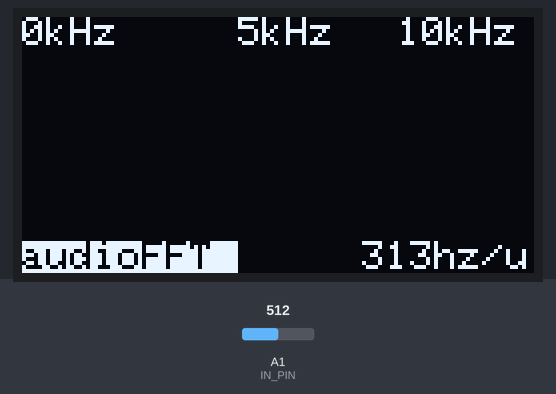
Simulated run of this sketch. Board: Arduino Uno, built with avr-gcc and run on an emulated ATmega328P. Shown: 128×64 one-colour display. The test bench sets the inputs (shaded band); at power-on: A1 (IN_PIN) = 512.

Above: at 0.2 s.

The sketch:

FFT-TEST.ino
```cpp
#include <arduinoFFT.h>

#include <Wire.h>
#include <Adafruit_GFX.h>
#include <Adafruit_SSD1306.h>
#include "math.h"

#define SCREEN_WIDTH 128 // OLED display width, in pixels
#define SCREEN_HEIGHT 64 // OLED display height, in pixels
#define IN_PIN        15 // Mic read pin
#define OLED_RESET     4 // Reset pin # (or -1 if sharing Arduino reset pin)
#define SCREEN_ADDRESS 0x3C // 0x3C for 128x64

#define SAMPLES 64  //N for N-point FFT
#define SAMPLING_FREQUENCY 20000  //Fs, Make sure satisifies Nyquist Criteria

Adafruit_SSD1306 display(SCREEN_WIDTH, SCREEN_HEIGHT, &Wire, OLED_RESET);
arduinoFFT FFT = arduinoFFT();

unsigned int sampling_period_us;  //Time period
unsigned long microseconds; //for storing Time

double vReal[SAMPLES];
double vImag[SAMPLES];

void setup() {
  Serial.begin(115200);
  pinMode(IN_PIN, INPUT);

  //SSD1306_SWITCHCAPVCC = generate display voltage from 3.3V internally
  if(!display.begin(SSD1306_SWITCHCAPVCC, SCREEN_ADDRESS)) {
    Serial.println(F("SSD1306 allocation failed"));
    for(;;); // Don't proceed, loop forever
  }

  sampling_period_us = round(1000000 * (1.0 / SAMPLING_FREQUENCY));  //Time period is inverse of Frequency

  display.clearDisplay();

  text_displayer("0kHz", 0, 0, 1);
  text_displayer("5kHz", 54, 0, 1);
  text_displayer("10kHz", 94, 0, 1);
  text_invert_displayer("audioFFT ", 0, 56, 1);
  text_displayer("313hz/u", 85, 56, 1);
}

void loop() {

  //Reading 64 samples at Fs frequency
  for(int i = 0; i < SAMPLES; i += 1){
    microseconds = micros();

    vReal[i] = analogRead(IN_PIN);
    vImag[i] = 0;

    while(micros()-microseconds < sampling_period_us){}
  }

  FFT.DCRemoval(vReal, SAMPLES);
  FFT.Windowing(vReal, SAMPLES, FFT_WIN_TYP_HAMMING, FFT_FORWARD);
  FFT.Compute(vReal, vImag, SAMPLES, FFT_FORWARD);
  FFT.ComplexToMagnitude(vReal, vImag, SAMPLES);

  //Finding Max frequency in FFT result for Normalization
  int peak = 0.0;
  for(int i = 0; i < SAMPLES; i += 1){
    if( peak < vReal[i] ){
      peak = vReal[i];
    }
  }

  //Displaying (N/2) bins as Final result
  double invPeak = 44.0/(peak*1.0);
  display.fillRect(0, 7, 127, 48, BLACK);
  for(int j = 0; j < SAMPLES; j += 1){
    display.fillRect(j*4, (56.0-(vReal[j]*invPeak)), 3, (vReal[j]*invPeak), WHITE);
  }

  display.display();
  delay(1);
}

//Function for displaying Text on OLED display
void text_displayer(String text, int x, int y, int s){
  display.setTextSize(s);
  display.setTextColor(WHITE);
  display.setCursor(x, y);
  display.println(text);

  display.display();
}

//Function for displaying InverseBackground Text on OLED display
void text_invert_displayer(String text, int x, int y, int s){
  display.setTextSize(s);
  display.setTextColor(BLACK, WHITE);
  display.setCursor(x, y);
  display.println(text);

  display.display();
}
```
